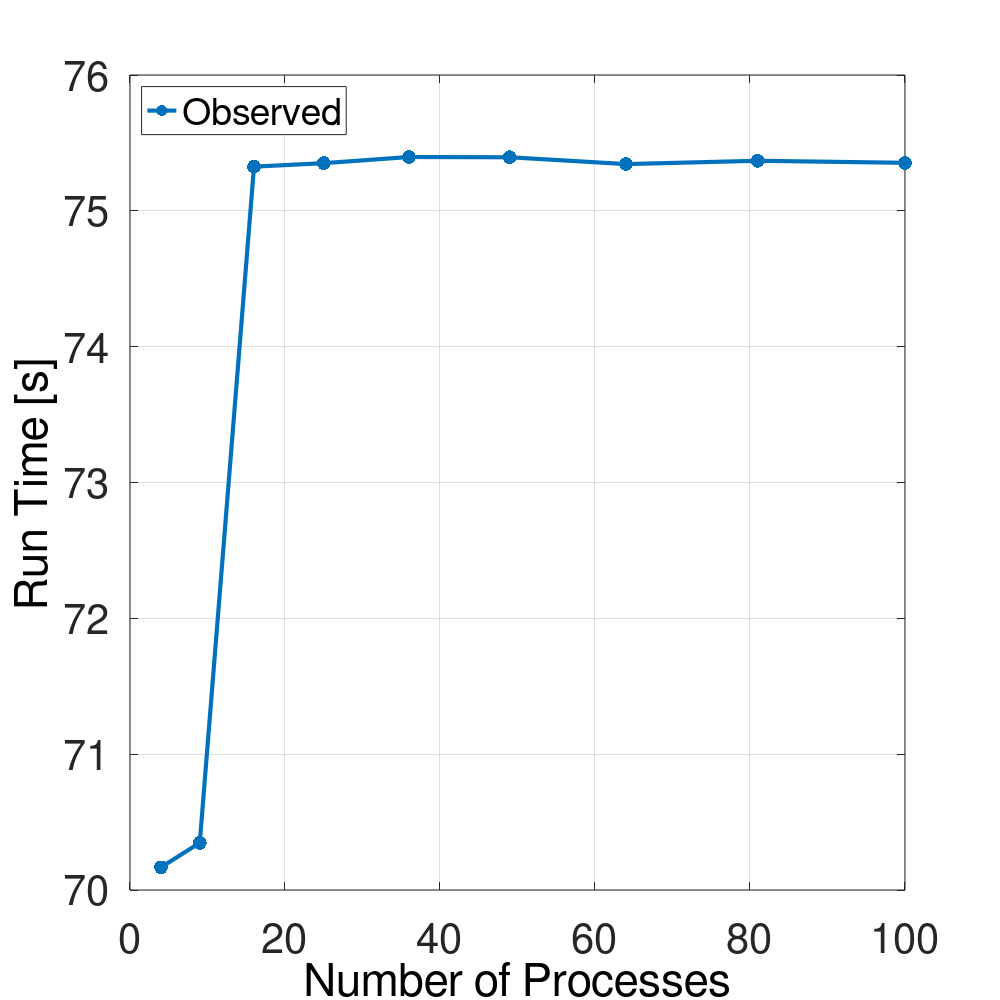

Recreate this plot in MATLAB.
% Avoca - myN_x=myN_y=1000, N_t=100,000

% Simulation took 70.1671 seconds with 4 processes
% Simulation took 70.3472 seconds with 9 processes
% Simulation took 75.3253 seconds with 16 processes
% Simulation took 75.3509 seconds with 25 processes
% Simulation took 75.3962 seconds with 36 processes
% Simulation took 75.3944 seconds with 49 processes
% Simulation took 75.3441 seconds with 64 processes
% Simulation took 75.3686 seconds with 81 processes
% Simulation took 75.3535 seconds with 100 processes

close all; clear all; clc;

saveFigures     =  1;
fontSize        = 30;
lineWidth       =  3;
markerSize      = 30;
paperSize       = [10, 10];
paperPosition   = [0, 0, 10, 10];

numProcs    	= [4 9 16 25 36 49 64 81 100];
runTime         = [70.1671 70.3472 75.3253 75.3509 75.3962 75.3944 75.3441 75.3686 75.3535];

figure;
plot(numProcs, runTime, '.-', 'LineWidth', lineWidth, 'MarkerSize', markerSize);
grid on;
set(get(gca,'Xlabel'),  'String', 'Number of Processes', 'Fontsize', fontSize);
set(get(gca,'Ylabel'),  'String', 'Run Time [s]',        'Fontsize', fontSize);
legend({'Observed', 'Ideal'}, 'Location', 'NorthWest');
% axis([log2NumThreads(1), log2NumThreads(end), log2Ideal(1), log2Ideal(end)]);
% set(gca, 'XTick', log2NumThreads);
% set(gca, 'YTick', log2Ideal);
% for j = 1:length(numThreads)
%   xtl{j} = num2str(numThreads(j));
%   ytl{j} = num2str(ideal(j));
% end
% set(gca, 'XTickLabel', xtl);
% set(gca, 'YTickLabel', ytl);
set(gca, 'Fontsize',   fontSize);
set(gcf,'Color', [1,1,1],'PaperSize', paperSize, 'PaperPosition', paperPosition);
if saveFigures
	saveas(gcf,['ShallowWaterEquationsMPI Run Time.pdf']);
end